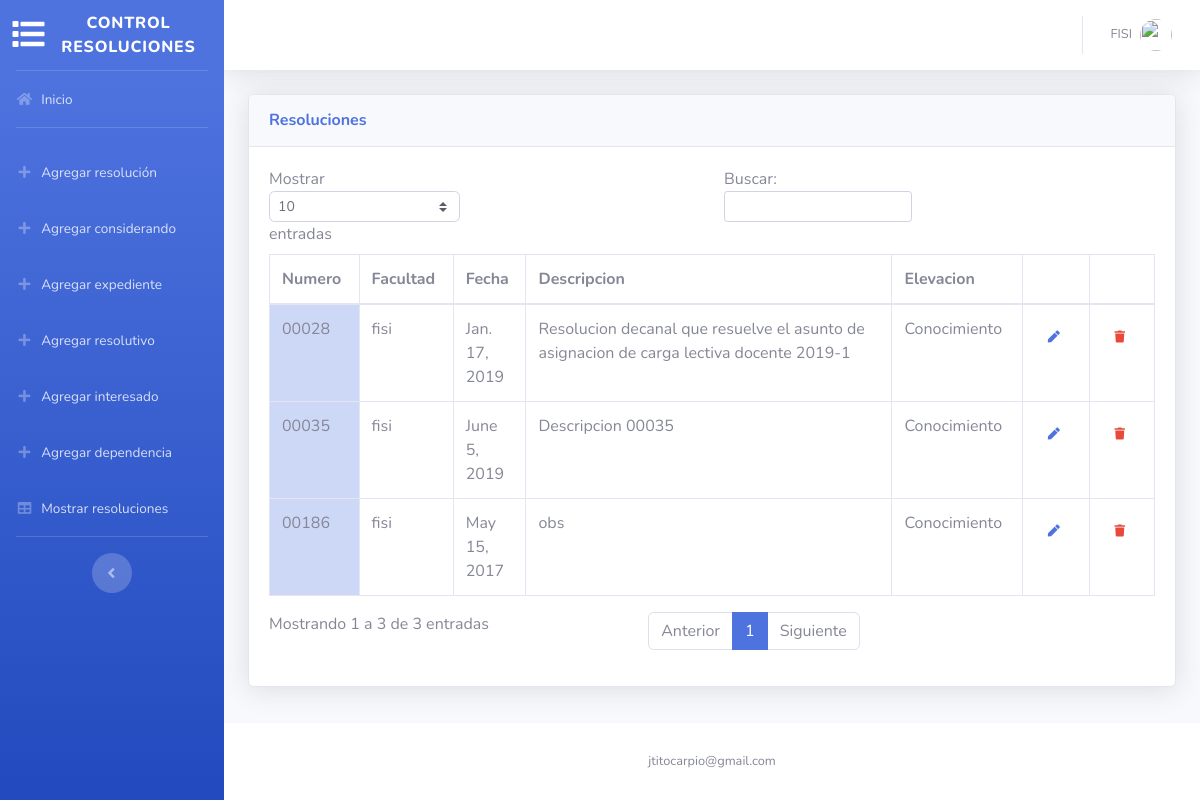
/controlresoluciones/resolucion/tabla, run on an earlier commit of the app's database.
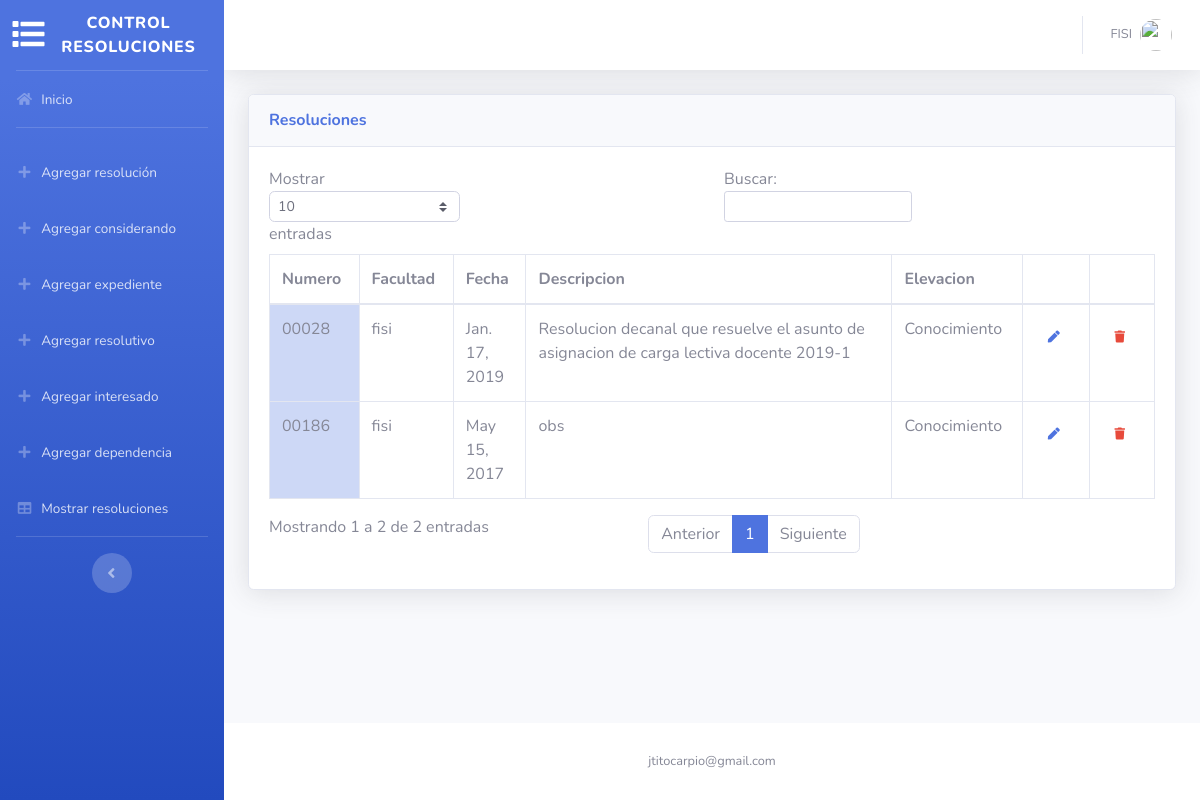
And on a later commit of the database.
### resoluciones/models.py (models this page shows, shortened)
class Resolucion(models.Model):
    nro_resolucion = models.CharField(max_length=5, primary_key=True)
    facultad_resolucion = models.ForeignKey(Facultad, on_delete=models.CASCADE)
    fecha_resolucion = models.DateField()
    link_descarga = models.CharField(max_length=100)
    estado_resolucion = models.CharField(max_length=20)
    descripcion_resolucion = models.TextField(default='obs')
    observacion_resolucion = models.TextField()
    adjunto_resolucion = models.CharField(max_length=100)
    tipo_elevacion = models.CharField(max_length=50)
    class Meta:
        ordering = ('-fecha_resolucion',)

class Facultad(models.Model):
    FACS = (
        ('fmsf', 'FMSF'),
        ('fdcp', 'FDCP'),
        ('flch', 'FLCH'),
        ('ffb', 'FFB'),
        ('fo', 'FO'),
        ('fedu', 'FEDU'),
        ('fqiq', 'FQIQ'),
        ('fmv', 'FMV'),
        ('fca', 'FCA'),
        ('fcb', 'FCB'),
        ('fcc', 'FCC'),
        ('fce', 'FCE'),
        ('fcf', 'FCF'),
        ('fcm', 'FCM'),
        ('fcs', 'FCS'),
        ('figmmg', 'FIGMMG'),
        ('fii', 'FII'),
        ('fpsi', 'FPSI'),
        ('fiee', 'FIEE'),
        ('fisi', 'FISI'),
    )
    id_facultad = models.CharField(max_length=3, primary_key=True)
    nombre_facultad = models.CharField(max_length=100)
    abreviatura_facultad = models.CharField(max_length=6, choices=FACS)
    def __str__(self):
        return self.abreviatura_facultad

### resoluciones/views.py (the view)
# urls.py: path('resolucion/tabla', tablaresolucion, name='tablaresolucion'),
def tablaresolucion(request):
    resoluciones = Resolucion.objects.all()
    resolutivos = Resolutivo.objects.all()
    considerandos = Considerando.objects.all()
    expedientes = Expediente.objects.all()
    dependencias = Dependencia.objects.all()
    personas = Persona.objects.all()
    return render(request, 'resolucion/tablaresolucion.html',
                  {'resoluciones': resoluciones,'resolutivos':resolutivos,'considerandos':considerandos,
                   'expedientes':expedientes,'dependencias':dependencias,'personas':personas})

### resoluciones/templates/resolucion/tablaresolucion.html (shortened to what this page needs)
{% extends 'base.html' %}
{% block content %}
    {% load staticfiles %}
        <div class="container-fluid">
          <div class="card shadow mb-4">
            <div class="card-header py-3">
              <h6 class="m-0 font-weight-bold text-primary">Resoluciones</h6>
            </div>
            <div class="card-body">
              <div class="table-responsive">
              <form method="POST" id="form" action="{% url 'detalleresolucion' %}">{% csrf_token %}
                <table class="table table-bordered table-hover" id="dataTable" width="100%" cellspacing="0">
                  <thead>
                    <tr>
                      <th>Numero</th>
                      <th>Facultad</th>
                      <th>Fecha</th>
                      <th>Descripcion</th>
                      <th>Elevacion</th>
                        <th></th>
                        <th></th>
                    </tr>
                  </thead>
                  <tbody>
                    {% for r in resoluciones %}
                    <tr>
                      <td class="table-primary" onclick="obtenerRes('{{ r.nro_resolucion }}');document.getElementById('form').submit();" >{{ r.nro_resolucion }}</td>
                        <td>{{ r.facultad_resolucion }}</td>
                      <td>{{ r.fecha_resolucion }}</td>
                      <td>{{ r.descripcion_resolucion }}</td>
                      <td>{{ r.tipo_elevacion }}</td>
                      <td><button type="submit" onclick="obtenerRes('{{ r.nro_resolucion }}')" formaction="{% url 'editarresolucion' %}"  class="btn btn-link"><i class="fas fa-pen fa-xs"></i></button></td>
                      <td><button type="button" class="btn btn-link" data-toggle="modal" data-target="#modal{{ r.nro_resolucion }}"><i class="fas text-danger fa-trash fa-xs"></i></button></td>
                    </tr>
                  {% endfor %}
                </tbody>
                </table>
              </form>
              </div>
            </div>
          </div>
        </div>
{% endblock %}

### resoluciones/templates/base.html (shortened to what this page needs)
{% load staticfiles %}
<!DOCTYPE html>
<html lang="en">
<head>
  <link href="{% static 'resoluciones/vendor/fontawesome-free/css/all.min.css' %}" rel="stylesheet" type="text/css">
  <link href="{% static 'resoluciones/css/sb-admin-2.min.css' %}" rel="stylesheet">
</head>
<body id="page-top">
  <div id="wrapper">
    <ul class="navbar-nav bg-gradient-primary sidebar sidebar-dark accordion" id="accordionSidebar">
      <a class="sidebar-brand d-flex align-items-center justify-content-center" href="{% url 'tablaresolucion' %}">
        <div class="sidebar-brand-icon">
          <i class="fas fa-list"></i>
        </div>
        <div class="sidebar-brand-text mx-3">Control resoluciones</div>
      </a>
      <hr class="sidebar-divider my-0">
      <li class="nav-item {% block activepage1 %}{% endblock %}">
        <a class="nav-link" href="{% url 'tablaresolucion' %}">
          <i class="fas fa-fw fa-home"></i>
          <span>Inicio</span></a>
      </li>
      <hr class="sidebar-divider">
      <li class="nav-item">
        <a class="nav-link" href="{% url 'nuevoresolucion' %}">
          <i class="fas fa-fw fa-plus"></i>
          <span>Agregar resolución</span></a>
      </li>
    <li class="nav-item">
        <a class="nav-link" href="{% url 'nuevoconsiderando' %}">
          <i class="fas fa-fw fa-plus"></i>
          <span>Agregar considerando</span></a>
      </li>
    <li class="nav-item">
        <a class="nav-link" href="{% url 'nuevoexpediente' %}">
          <i class="fas fa-fw fa-plus"></i>
          <span>Agregar expediente</span></a>
      </li>
    <li class="nav-item">
        <a class="nav-link" href="{% url 'nuevoresolutivo' %}">
          <i class="fas fa-fw fa-plus"></i>
          <span>Agregar resolutivo</span></a>
      </li>
    <li class="nav-item">
        <a class="nav-link" href="{% url 'nuevopersona' %}">
          <i class="fas fa-fw fa-plus"></i>
          <span>Agregar interesado</span></a>
      </li>
    <li class="nav-item">
        <a class="nav-link" href="{% url 'nuevodependencia' %}">
          <i class="fas fa-fw fa-plus"></i>
          <span>Agregar dependencia</span></a>
      </li>
      <li class="nav-item">
        <a class="nav-link" href="{% url 'tablaresolucion' %}">
          <i class="fas fa-fw fa-table"></i>
          <span>Mostrar resoluciones</span></a>
      </li>
      <hr class="sidebar-divider d-none d-md-block">
      <div class="text-center d-none d-md-inline">
        <button class="rounded-circle border-0" id="sidebarToggle"></button>
      </div>
    </ul>
    <div id="content-wrapper" class="d-flex flex-column">
      <div id="content">
        <nav class="navbar navbar-expand navbar-light bg-white topbar mb-4 static-top shadow">
          <ul class="navbar-nav ml-auto">
            <li class="nav-item dropdown no-arrow">
              <a class="nav-link dropdown-toggle" href="#" id="userDropdown" role="button" data-toggle="dropdown" aria-haspopup="true" aria-expanded="false">
                <span class="mr-2 d-none d-lg-inline text-gray-600 small">FISI</span>
                <img class="img-profile rounded-circle" src="http://sistemas.unmsm.edu.pe/assets/fisi/img/logo/logo-fisi.png">
              </a>
            </li>
          </ul>
        </nav>
        {% block content %}
        {% endblock %}
      </div>
      <footer class="sticky-footer bg-white">
        <div class="container my-auto">
          <div class="copyright text-center my-auto">
            <span>jtitocarpio@gmail.com</span>
          </div>
        </div>
      </footer>
    </div>
  </div>
</body>
</html>

What changed in the data, as far as the page shows it:
removed Resolucion: nro_resolucion "00035", facultad_resolucion "fisi", fecha_resolucion "June 5, 2019", descripcion_resolucion "Descripcion 00035", tipo_elevacion "Conocimiento"
Also different on the page:
text written by a page script: "Mostrar entradas Buscar: Mostrando 1 a 3 de 3 entradas Anterior 1 Siguiente" → "Mostrar entradas Buscar: Mostrando 1 a 2 de 2 entradas Anterior 1 Siguiente"
